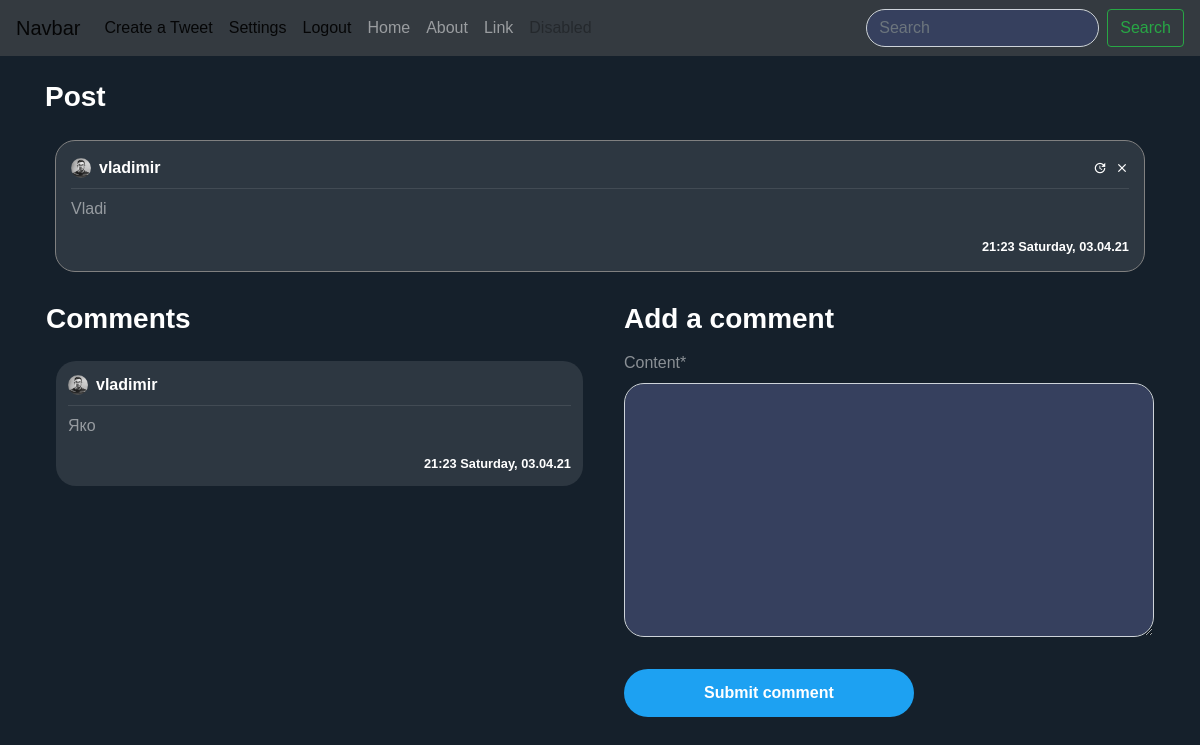
The app's page /post/1/ (signed in) with its own data.
### blog/models.py (models this page shows, shortened)
class Post(models.Model):
    content = models.TextField(max_length=1000)
    date_posted = models.DateTimeField(default=timezone.now)
    author = models.ForeignKey(User, on_delete=models.CASCADE)
    likes= models.IntegerField(default=0)
    dislikes= models.IntegerField(default=0)

class Comment(models.Model):
    content = models.TextField(max_length=150)
    date_posted = models.DateTimeField(default=timezone.now)
    author = models.ForeignKey(User, on_delete=models.CASCADE)
    post_connected = models.ForeignKey(Post, on_delete=models.CASCADE)

### users/models.py (models this page shows, shortened)
class Profile(models.Model):
    user = models.OneToOneField(User, on_delete=models.CASCADE)
    image = models.ImageField(default='default.png', upload_to='profile_pics')

### blog/views.py (the view)
# urls.py: path('post/<int:pk>/', PostDetailView.as_view(), name='post-detail'),
class PostDetailView(DetailView):
    model = Post
    template_name = 'blog/post_detail.html'
    context_object_name = 'post'
    def get_context_data(self, **kwargs):
        data = super().get_context_data(**kwargs)
        comments_connected = Comment.objects.filter(post_connected=self.get_object()).order_by('-date_posted')
        data['comments'] = comments_connected
        data['form'] = NewCommentForm(instance=self.request.user)
        return data
    def post(self, request, *args, **kwargs):
        new_comment = Comment(content=request.POST.get('content'),
                              author=self.request.user,
                              post_connected=self.get_object())
        new_comment.save()
        return self.get(self, request, *args, **kwargs)

### blog/forms.py
class NewCommentForm(forms.ModelForm):
    class Meta:
        model = Comment
        fields = ['content']

### blog/templates/blog/post_detail.html (shortened to what this page needs)
{% extends "blog/base.html" %}
{% load crispy_forms_tags %}
{% block content %}
<div class="container">
    <h3 class="white-important mb-3">
        Post
    </h3>
   <article class="media content-section">
        <div style="width: 100%; word-break: break-all;" class="hovered-tweet-comment">
            <div class="pb-2 row m-0 " style="width: 100%; margin-right: 0 !important;">
               <div
                       style="padding-left: 0px !important;"
                       class="col-8 no-padding d-flex align-items-center">
                   <img
                       class="rounded-circle mr-2"
                       style="width: 20px; height: 20px;"
                       src="{{ post.author.profile.image.url }}">
                   <a class="mr-2 white-important" href="{% url 'user-posts' post.author %}">
                       {{ post.author }}
                   </a>
               </div>
               <div class="col-4 d-flex flex-row-reverse no-padding align-items-center"
                    style="padding-right: 0 !important;">
                   {% if post.author == user %}
                        <a class="material-icons ml-2"
                           style="font-size: 14px"
                                href="{% url 'post-delete' post.id %}">clear</a>
                        <a class="material-icons ml-2"
                           style="font-size: 14px"
                                href="{% url 'post-update' post.id %}">update</a>
                    {%  endif %}
               </div>
           </div>
            <div
                    class="mb-2 "
                    style="width: 100%; height: 1px; background-color: rgba(255, 255, 255, 0.1)"></div>
            <a style="color: rgba(255, 255, 255, 0.5) !important;">
                <p>
                    {{ post.content }}
                </p>
                <small
                    class="white-important d-flex full-width flex-row-reverse">
                    {{ post.date_posted | date:"H:i l, d.m.y" }}
                </small>
            </a>
        </div>
   </article>
    <div class="row pl-3">
        <div class="col-12 col-md-6 pl-0">
         <h3 class="white-important mb-3">
             Comments
         </h3>
        {% for comment in comments %}
            <article class="media content-section">
                <div style="width: 100%; word-break: break-all;" class="hovered-tweet-comment-in">
                <div class="pb-2 row m-0" style="width: 100%; margin-right: 0 !important;">
                   <div
                           style="padding-left: 0px !important;"
                           class="col-8 no-padding d-flex align-items-center">
                       <img
                           class="rounded-circle mr-2"
                           style="width: 20px; height: 20px;"
                           src="{{ comment.author.profile.image.url }}">
                       <a class="mr-2 white-important" href="{% url 'user-posts' comment.author.username %}">
                           {{ comment.author }}
                       </a>
                   </div>
               </div>
                <div
                        class="mb-2"
                        style="width: 100%; height: 1px; background-color: rgba(255, 255, 255, 0.1)"></div>
                <a style="color: rgba(255, 255, 255, 0.5) !important;">
                    <p>
                        {{ comment.content }}
                    </p>
                    <small
                        class="white-important d-flex full-width flex-row-reverse">
                        {{ comment.date_posted | date:"H:i l, d.m.y" }}
                    </small>
                </a>
            </div>
            </article>
        {% endfor %}
        </div>
        {% if user is not None %}
            <div class="col-12 col-md-6 pl-0 pl-md-3 pr-3">
                <h3 class="white-important mb-3">
                    Add a comment
                </h3>
                <form method="POST">
                    <fieldset class="form-group">
                        {{ form | crispy }}
                    </fieldset>
                    <div class="form-group">
                        <button class="btn btn-outline-primary" type="submit">Submit comment</button>
                    </div>
                </form>
            </div>
        {% endif %}
    </div>
  </div>
{% endblock content %}

### blog/static/blog/main.css (style rules this page uses)
:root { --muted-color: rgba(255, 255, 255, 0.5); }
body { background: #15202b; color: var(--muted-color); margin-top: 5rem; }
h1, h2, h3, h4, h5, h6 { color: var(--muted-color); }
.content-section { padding: 10px 10px; margin-bottom: 20px; }
.no-padding { padding: 0 !important; }
a { color: white; text-underline: none; text-decoration: none !important; }
article { border-radius: 4px; }
.white-important { color: white; font-weight: bold; }
.full-width { width: 100% }
.btn-outline-primary { border-color: white; color: white !important; padding: 12px 80px 12px 80px; font-weight: bold; background-color: #1da1f2; border:0; border-radius: 25px; }
.form-control { background-color: #36405e !important; color: var(--muted-color) !important; box-shadow: 0 0 0 0 !important; border-radius: 20px !important; }
.hovered-tweet-comment { background-color: #2d3741 !important; padding:15px; border-radius: 20px; border:1px solid grey; }
.hovered-tweet-comment-in { background-color: #2d3741 !important; padding:12px; border-radius: 20px; }

### blog/static/blog/style.css (style rules this page uses)
body { font-family: Arial, Helvetica, sans-serif; height: 100vh; margin: 0; padding: 0; }

### records on screen
Post: author.profile.image (picture), author "vladimir", content "Vladi", date_posted "21:23 Saturday, 03.04.21"
Comment: author.profile.image (picture), author "vladimir", content "Яко", date_posted "21:23 Saturday, 03.04.21"
